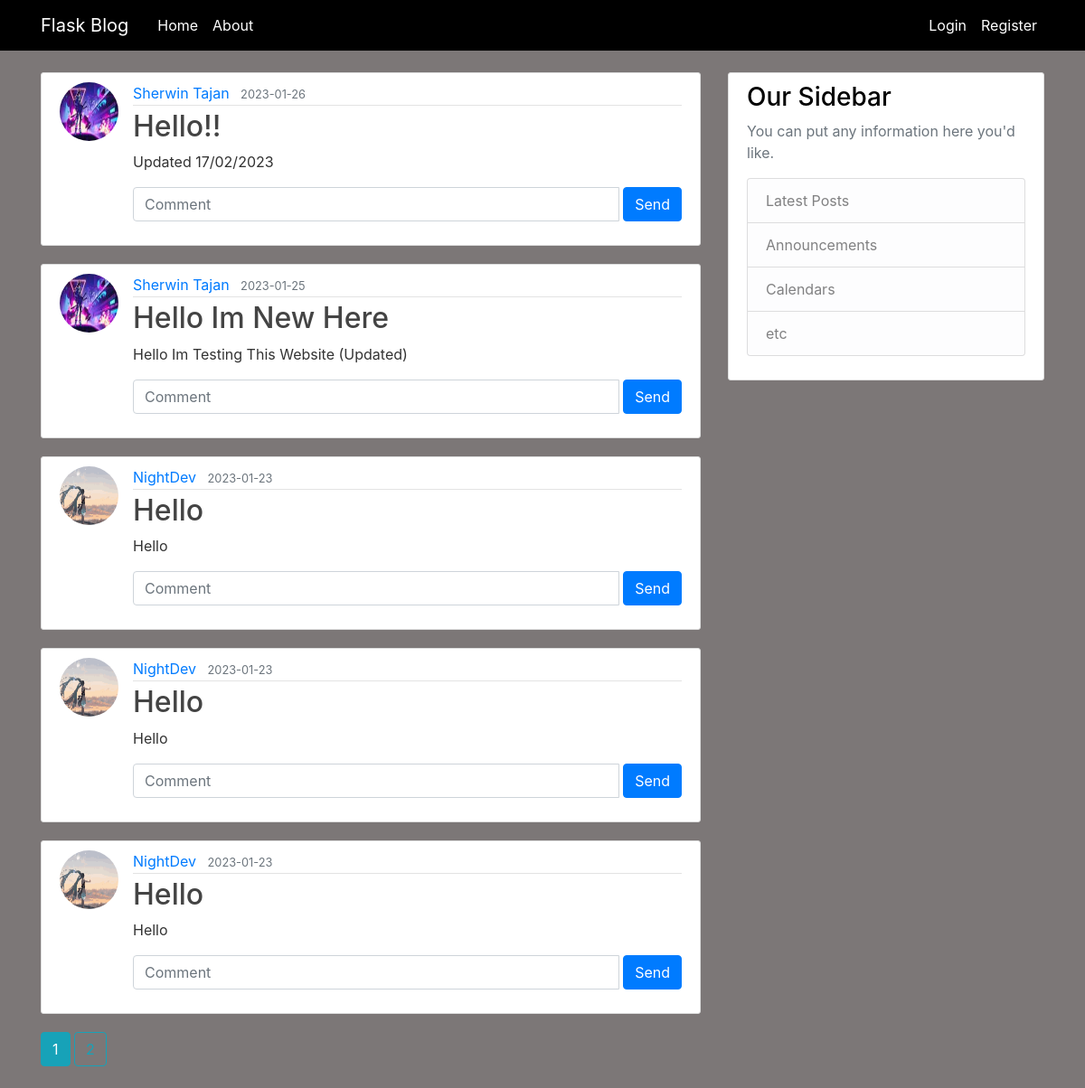
The page /home on the database its author committed.
### flaskblog/models.py (models this page shows, shortened)
class Post(db.Model):
    id = db.Column(db.Integer, primary_key=True)
    title = db.Column(db.String(100), nullable=False)
    date_posted = db.Column(db.DateTime, nullable=False, default=datetime.utcnow)
    content = db.Column(db.Text, nullable=False)
    user_id = db.Column(db.Integer, db.ForeignKey('user.id'), nullable=False)

class User(db.Model, UserMixin):
    id = db.Column(db.Integer, primary_key=True)
    username = db.Column(db.String(20), unique=True, nullable=False)
    email = db.Column(db.String(120), unique=True, nullable=False)
    image_file = db.Column(db.String(20), nullable=False, default='default.jpg')
    password = db.Column(db.String(60), nullable=False)
    posts = db.relationship('Post', backref='author', lazy=True)

### flaskblog/main/routes.py (the view)
@main.route("/")
@main.route("/home")
def home():
    page = request.args.get('page', 1, type=int)
    posts = Post.query.order_by(Post.date_posted.desc()).paginate(page=page, per_page=5)
    return render_template('home.html', posts=posts)

### flaskblog/templates/home.html
{% extends "layout.html" %}
{% block content %}
    {% for post in posts.items %}
        <article class="media content-section">
          <img class="rounded-circle article-img" src="{{ url_for('static', filename='profile_pics/' + post.author.image_file) }}">
          <div class="media-body">
            <div class="article-metadata">
              <a class="mr-2" href="{{ url_for('users.user_posts', username=post.author.username) }}">{{ post.author.username }}</a>
              <small class="text-muted">{{ post.date_posted.strftime('%Y-%m-%d') }}</small>
            </div>
            <h2><a class="article-title" href="{{ url_for('posts.post', post_id=post.id) }}">{{ post.title }}</a></h2>
            <p class="article-content">{{ post.content }}</p>
            <fieldset>
              <form  class="input-group mb-3" method="" action="#">
                <input class="form-control" type="text" name="text" id="" placeholder="Comment">
                <button type="submit" class="btn btn-primary ml-1 w-15">Send</button>
              </form>
            </fieldset>
          </div>
        </article>
    {% endfor %}
    {% for page_num in posts.iter_pages(left_edge=1, right_edge=1, left_current=1, right_current=2) %}
      {% if page_num %}
        {% if posts.page == page_num %}
          <a class="btn btn-info mb-4" href="{{ url_for('main.home', page=page_num) }}">{{ page_num }}</a>
        {% else %}
          <a class="btn btn-outline-info mb-4" href="{{ url_for('main.home', page=page_num) }}">{{ page_num }}</a>
        {% endif %}
      {% else %}
        ...
      {% endif %}
    {% endfor %}
{% endblock content %}

### flaskblog/templates/layout.html (shortened to what this page needs)
<!DOCTYPE html>
<html>
<head>
    <link rel="stylesheet" href="https://maxcdn.bootstrapcdn.com/bootstrap/4.0.0/css/bootstrap.min.css">
    <link rel="stylesheet" type="text/css" href="{{ url_for('static', filename='main.css') }}">
</head>
<body>
    <header class="site-header">
      <nav class="navbar navbar-expand-md navbar-dark bg-steel fixed-top">
        <div class="container">
          <a class="navbar-brand mr-4" href="/">Flask Blog</a>
          <div class="collapse navbar-collapse" id="navbarToggle">
            <div class="navbar-nav mr-auto">
              <a class="nav-item nav-link" href="{{ url_for('main.home') }}">Home</a>
              <a class="nav-item nav-link" href="{{ url_for('main.about') }}">About</a>
            </div>
            <div class="navbar-nav">
              {% if current_user.is_authenticated %}
                <a class="nav-item nav-link" href="{{ url_for('posts.new_post') }}">New Post</a>
                <a class="nav-item nav-link" href="{{ url_for('users.account') }}">Account</a>
                <a class="nav-item nav-link" href="{{ url_for('users.logout') }}">Logout</a>
              {% else %}
                <a class="nav-item nav-link" href="{{ url_for('users.login') }}">Login</a>
                <a class="nav-item nav-link" href="{{ url_for('users.register') }}">Register</a>
              {% endif %}
            </div>
          </div>
        </div>
      </nav>
    </header>
    <main role="main" class="container">
      <div class="row">
        <div class="col-md-8">
          {% block content %}{% endblock %}
        </div>
        <div class="col-md-4">
          <div class="content-section">
            <h3>Our Sidebar</h3>
            <p class='text-muted'>You can put any information here you'd like.
              <ul class="list-group">
                <li class="list-group-item list-group-item-light">Latest Posts</li>
                <li class="list-group-item list-group-item-light">Announcements</li>
                <li class="list-group-item list-group-item-light">Calendars</li>
                <li class="list-group-item list-group-item-light">etc</li>
              </ul>
            </p>
          </div>
        </div>
      </div>
    </main>
</body>
</html>

### flaskblog/static/main.css (style rules this page uses)
body { background: #7c7777; color: #333333; margin-top: 5rem; }
h1, h2, h3, h4, h5, h6 { color: #000000; }
.bg-steel { background-color: #000000; }
.site-header .navbar-nav .nav-link { color: #ffffff; }
.content-section { background: #ffffff; padding: 10px 20px; border: 1px solid #dddddd; border-radius: 3px; margin-bottom: 20px; }
.article-title { color: #444444; }
.article-content { white-space: pre-line; }
.article-img { height: 65px; width: 65px; margin-right: 16px; }
.article-metadata { padding-bottom: 1px; margin-bottom: 4px; border-bottom: 1px solid #e3e3e3 }

### rows shown on the page
Post: image_file (picture), author.username "Sherwin Tajan", date_posted "2023-01-26", title "Hello!!", content "Updated 17/02/2023"
Post: image_file (picture), author.username "Sherwin Tajan", date_posted "2023-01-25", title "Hello Im New Here", content "Hello Im Testing This Website (Updated)"
Post: image_file (picture), author.username "NightDev", date_posted "2023-01-23", title "Hello", content "Hello"
Post: image_file (picture), author.username "NightDev", date_posted "2023-01-23", title "Hello", content "Hello"
Post: image_file (picture), author.username "NightDev", date_posted "2023-01-23", title "Hello", content "Hello"

### other values the page prints
{{ page_num }} "1"
